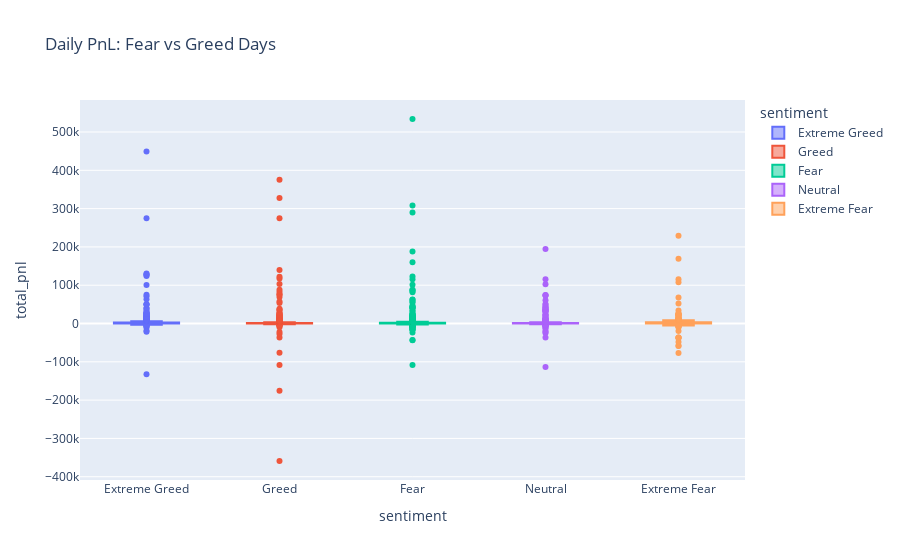

Write notebook code for a chart like this one.
### Markdown cell above
PART B ( analysis)

### Code cell
# ==================== Part B: Analysis (Cell 6) ====================
# 1. Performance Fear vs Greed
perf = daily.groupby('sentiment').agg({
    'total_pnl': ['mean', 'median', 'sum'],
    'win_rate': 'mean',
    'num_trades': 'mean'
}).round(2)
print("Performance Fear vs Greed:\n", perf)

px.box(daily, x='sentiment', y='total_pnl', color='sentiment', 
       title="Daily PnL: Fear vs Greed Days").show()

### Figure 1 — Plotly figure (JSON) as saved in the notebook; plotly's stock layout.template omitted (floating-point values rounded to 4 significant figures; data arrays with more than 128 entries replaced by an {"elided": "..."} marker saying what was removed)
{"data": [{"alignmentgroup": "True", "hovertemplate": "sentiment=%{x}<br>total_pnl=%{y}<extra></extra>", "legendgroup": "Extreme Greed", "marker": {"color": "#636efa"}, "name": "Extreme Greed", "notched": false, "offsetgroup": "Extreme Greed", "orientation": "v", "showlegend": true, "type": "box", "x": {"elided": "526 str values"}, "x0": " ", "xaxis": "x", "y": {"elided": "526 float values"}, "y0": " ", "yaxis": "y"}, {"alignmentgroup": "True", "hovertemplate": "sentiment=%{x}<br>total_pnl=%{y}<extra></extra>", "legendgroup": "Greed", "marker": {"color": "#EF553B"}, "name": "Greed", "notched": false, "offsetgroup": "Greed", "orientation": "v", "showlegend": true, "type": "box", "x": {"elided": "648 str values"}, "x0": " ", "xaxis": "x", "y": {"elided": "648 float values"}, "y0": " ", "yaxis": "y"}, {"alignmentgroup": "True", "hovertemplate": "sentiment=%{x}<br>total_pnl=%{y}<extra></extra>", "legendgroup": "Fear", "marker": {"color": "#00cc96"}, "name": "Fear", "notched": false, "offsetgroup": "Fear", "orientation": "v", "showlegend": true, "type": "box", "x": {"elided": "630 str values"}, "x0": " ", "xaxis": "x", "y": {"elided": "630 float values"}, "y0": " ", "yaxis": "y"}, {"alignmentgroup": "True", "hovertemplate": "sentiment=%{x}<br>total_pnl=%{y}<extra></extra>", "legendgroup": "Neutral", "marker": {"color": "#ab63fa"}, "name": "Neutral", "notched": false, "offsetgroup": "Neutral", "orientation": "v", "showlegend": true, "type": "box", "x": {"elided": "377 str values"}, "x0": " ", "xaxis": "x", "y": {"elided": "377 float values"}, "y0": " ", "yaxis": "y"}, {"alignmentgroup": "True", "hovertemplate": "sentiment=%{x}<br>total_pnl=%{y}<extra></extra>", "legendgroup": "Extreme Fear", "marker": {"color": "#FFA15A"}, "name": "Extreme Fear", "notched": false, "offsetgroup": "Extreme Fear", "orientation": "v", "showlegend": true, "type": "box", "x": {"elided": "160 str values"}, "x0": " ", "xaxis": "x", "y": {"elided": "160 float values"}, "y0": " ", "yaxis": "y"}], "layout": {"boxmode": "overlay", "legend": {"title": {"text": "sentiment"}, "tracegroupgap": 0}, "title": {"text": "Daily PnL: Fear vs Greed Days"}, "xaxis": {"anchor": "y", "categoryarray": ["Extreme Greed", "Greed", "Fear", "Neutral", "Extreme Fear"], "categoryorder": "array", "domain": [0, 1], "title": {"text": "sentiment"}}, "yaxis": {"anchor": "x", "domain": [0, 1], "title": {"text": "total_pnl"}}}}
